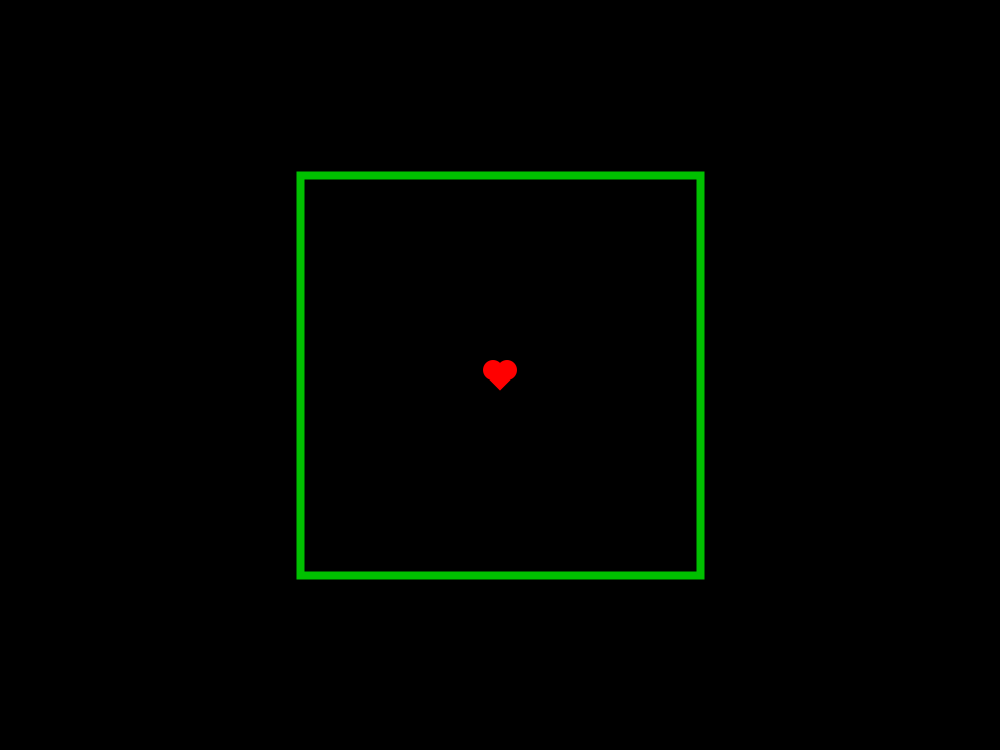
Frame 1 (no input)
Frame 60 (the mouse pressed at the canvas centre just before this capture): identical to frame 1, image omitted
Frame 120 (the mouse held since frame 60 and released just before this capture): identical to frame 1, image omitted

The Processing sketch that drew this single still picture (run headless with seeded random() and noise(); from frame 60 on, the mouse is pressed at the canvas centre):

// Processing sketch: UTbulletHell
// ── UTbulletHell.pde
/*
 * Titre: Projet personel: "Undertale Bullet Hell"
 * Auteur: Alexandre Gervais
 * Version: 1.0
 * Instructions: Esquiver les attaques avec WASD. Surviver.
 * Description du projet: WO O O O O, STORY OF UNDERTALE
 */

// Color Variables
final color COL_BG = color(0);
final color COL_SOUL = color(255,0,0);
final color COL_BORDER = color(0,192,0);
final color COL_BULLET = color(255);
final color COL_MENU = color(255,127,39);

// Values variables
final float BOX_SIZE = 400;
int hitpoints;
float posX;
float posY;
boolean dUp = false;
boolean dDown = false;
boolean dLeft = false;
boolean dRight = false;
float soulSpeed = 4;

void setup() {
  size(1000,750);
  posX = width/2;
  posY = height/2;
  hitpoints = 20;
}

void draw() { 
  background(COL_BG);
  
  // Soul
  noStroke();
  fill(COL_SOUL);
  pushMatrix();
  translate(posX,posY);
  circle(-7,-5,20);
  circle(7,-5,20);
  popMatrix();
  pushMatrix();
  translate(posX,posY+5);
  rectMode(CENTER);
  rotate(radians(45));
  square(0,0, 15);
  popMatrix();
  
  if (keyPressed) {
    if ((dUp && dLeft) || (dUp&&dRight) || (dDown&&dLeft) || (dDown&&dRight)) {
      soulSpeed = 4/sqrt(2);
    } else {
      soulSpeed = 4;
    }
    if (dUp  && posY>(height-BOX_SIZE)/2+20) {
      posY-=soulSpeed;
    }
    if (dDown && posY<(height-BOX_SIZE)*1.5+30) {
      posY+=soulSpeed;
    }
    if (dLeft && posX>(width-BOX_SIZE)/2+20) {
      posX-=soulSpeed;
    }
    if (dRight && posX<(width-BOX_SIZE)+80) {
      posX+=soulSpeed;
    }
  }
  // Bounding Box
  rectMode(CENTER);
  noFill();
  strokeWeight(8);
  stroke(COL_BORDER);
  square(width/2,height/2,BOX_SIZE);
}

void keyPressed() {
  if (key=='w' || key=='W'){
      dUp=true;
  }
  if (key=='s' || key=='S'){
      dDown=true;
  }
  if (key=='a' || key=='A'){
    dLeft=true;
  }
  if (key=='d' || key=='D'){
    dRight=true;
  }
}

void keyReleased() {
  if (key=='w' && key=='W'){
      dUp=false;
  }
  if (key=='s' && key=='S'){
    dDown=false;
  }
  if (key=='a' && key=='A'){
    dLeft=false;
  }
  if (key=='d' && key=='D'){
    dRight=false;
  }
}
